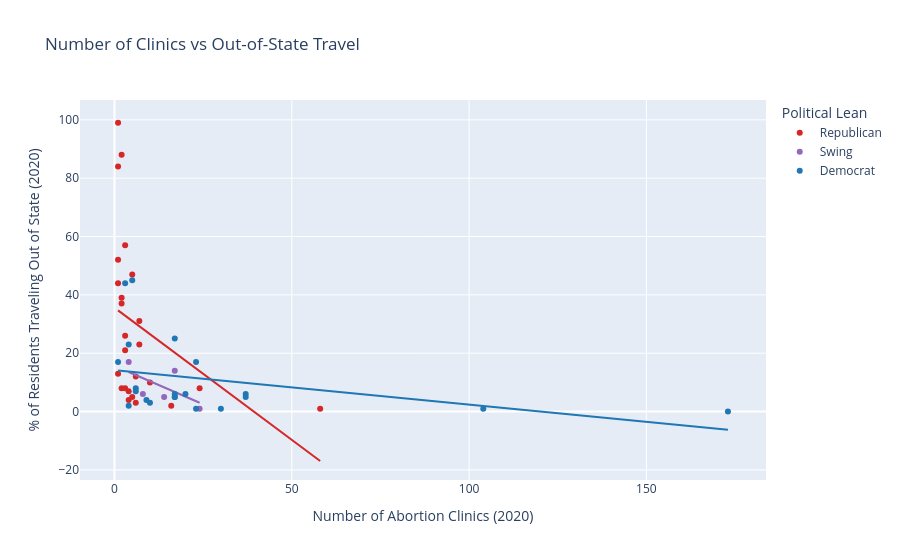

This figure's notebook cell:
### Code cell
col_x = "No. of abortion clinics, 2020"
col_y = "% of residents obtaining abortions who traveled out of state for care, 2020"

fig = px.scatter(
    df,
    x=col_x,
    y=col_y,
    color="political_lean",
    color_discrete_map=color_map,
    trendline="ols",
    hover_name="U.S. State",
    title="Number of Clinics vs Out-of-State Travel",
    labels={
        col_x: "Number of Abortion Clinics (2020)",
        col_y: "% of Residents Traveling Out of State (2020)",
        "political_lean": "Political Lean"
    }
)

fig.show()

### Figure 1 — Plotly figure (JSON) as saved in the notebook; plotly's stock layout.template omitted (floating-point values rounded to 4 significant figures)
{"data": [{"hovertemplate": "<b>%{hovertext}</b><br><br>Political Lean=Republican<br>Number of Abortion Clinics (2020)=%{x}<br>% of Residents Traveling Out of State (2020)=%{y}<extra></extra>", "hovertext": ["Alabama", "Alaska", "Arkansas", "Florida", "Idaho", "Indiana", "Iowa", "Kansas", "Kentucky", "Louisiana", "Mississippi", "Missouri", "Montana", "Nebraska", "North Carolina", "North Dakota", "Ohio", "Oklahoma", "South Carolina", "South Dakota", "Tennessee", "Texas", "Utah", "West Virginia", "Wyoming"], "legendgroup": "Republican", "marker": {"color": "#d62728", "symbol": "circle"}, "mode": "markers", "name": "Republican", "orientation": "v", "showlegend": true, "type": "scatter", "x": [5, 4, 2, 58, 3, 7, 6, 4, 2, 3, 1, 1, 6, 3, 16, 1, 10, 5, 3, 1, 7, 24, 2, 1, 2], "xaxis": "x", "y": [47, 7, 37, 1, 26, 31, 12, 4, 39, 21, 44, 99, 3, 8, 2, 13, 10, 5, 57, 84, 23, 8, 8, 52, 88], "yaxis": "y"}, {"hovertemplate": "<b>OLS trendline</b><br>% of residents obtaining abortions who traveled out of state for care, 2020 = -0.905568 * No. of abortion clinics, 2020 + 35.5714<br>R<sup>2</sup>=0.139901<br><br>Political Lean=Republican<br>Number of Abortion Clinics (2020)=%{x}<br>% of Residents Traveling Out of State (2020)=%{y} <b>(trend)</b><extra></extra>", "legendgroup": "Republican", "marker": {"color": "#d62728", "symbol": "circle"}, "mode": "lines", "name": "Republican", "showlegend": false, "type": "scatter", "x": [1, 1, 1, 1, 1, 2, 2, 2, 2, 3, 3, 3, 3, 4, 4, 5, 5, 6, 6, 7, 7, 10, 16, 24, 58], "xaxis": "x", "y": [34.67, 34.67, 34.67, 34.67, 34.67, 33.76, 33.76, 33.76, 33.76, 32.85, 32.85, 32.85, 32.85, 31.95, 31.95, 31.04, 31.04, 30.14, 30.14, 29.23, 29.23, 26.52, 21.08, 13.84, -16.95], "yaxis": "y"}, {"hovertemplate": "<b>%{hovertext}</b><br><br>Political Lean=Swing<br>Number of Abortion Clinics (2020)=%{x}<br>% of Residents Traveling Out of State (2020)=%{y}<extra></extra>", "hovertext": ["Arizona", "Georgia", "Michigan", "Pennsylvania", "Wisconsin"], "legendgroup": "Swing", "marker": {"color": "#9467bd", "symbol": "circle"}, "mode": "markers", "name": "Swing", "orientation": "v", "showlegend": true, "type": "scatter", "x": [8, 14, 24, 17, 4], "xaxis": "x", "y": [6, 5, 1, 14, 17], "yaxis": "y"}, {"hovertemplate": "<b>OLS trendline</b><br>% of residents obtaining abortions who traveled out of state for care, 2020 = -0.527138 * No. of abortion clinics, 2020 + 15.6637<br>R<sup>2</sup>=0.381372<br><br>Political Lean=Swing<br>Number of Abortion Clinics (2020)=%{x}<br>% of Residents Traveling Out of State (2020)=%{y} <b>(trend)</b><extra></extra>", "legendgroup": "Swing", "marker": {"color": "#9467bd", "symbol": "circle"}, "mode": "lines", "name": "Swing", "showlegend": false, "type": "scatter", "x": [4, 8, 14, 17, 24], "xaxis": "x", "y": [13.56, 11.45, 8.284, 6.702, 3.012], "yaxis": "y"}, {"hovertemplate": "<b>%{hovertext}</b><br><br>Political Lean=Democrat<br>Number of Abortion Clinics (2020)=%{x}<br>% of Residents Traveling Out of State (2020)=%{y}<extra></extra>", "hovertext": ["California", "Colorado", "Connecticut", "Delaware", "District of Columbia", "Hawaii", "Illinois", "Maine", "Maryland", "Massachusetts", "Minnesota", "Nevada", "New Hampshire", "New Jersey", "New Mexico", "New York", "Oregon", "Rhode Island", "Vermont", "Virginia", "Washington"], "legendgroup": "Democrat", "marker": {"color": "#1f77b4", "symbol": "circle"}, "mode": "markers", "name": "Democrat", "orientation": "v", "showlegend": true, "type": "scatter", "x": [173, 23, 20, 3, 5, 4, 30, 17, 23, 17, 10, 9, 4, 37, 6, 104, 17, 1, 6, 17, 37], "xaxis": "x", "y": [0, 1, 6, 44, 45, 2, 1, 5, 17, 6, 3, 4, 23, 6, 8, 1, 5, 17, 7, 25, 5], "yaxis": "y"}, {"hovertemplate": "<b>OLS trendline</b><br>% of residents obtaining abortions who traveled out of state for care, 2020 = -0.117648 * No. of abortion clinics, 2020 + 14.1541<br>R<sup>2</sup>=0.128162<br><br>Political Lean=Democrat<br>Number of Abortion Clinics (2020)=%{x}<br>% of Residents Traveling Out of State (2020)=%{y} <b>(trend)</b><extra></extra>", "legendgroup": "Democrat", "marker": {"color": "#1f77b4", "symbol": "circle"}, "mode": "lines", "name": "Democrat", "showlegend": false, "type": "scatter", "x": [1, 3, 4, 4, 5, 6, 6, 9, 10, 17, 17, 17, 17, 20, 23, 23, 30, 37, 37, 104, 173], "xaxis": "x", "y": [14.04, 13.8, 13.68, 13.68, 13.57, 13.45, 13.45, 13.1, 12.98, 12.15, 12.15, 12.15, 12.15, 11.8, 11.45, 11.45, 10.62, 9.801, 9.801, 1.919, -6.199], "yaxis": "y"}], "layout": {"legend": {"title": {"text": "Political Lean"}, "tracegroupgap": 0}, "title": {"text": "Number of Clinics vs Out-of-State Travel"}, "xaxis": {"anchor": "y", "domain": [0, 1], "title": {"text": "Number of Abortion Clinics (2020)"}}, "yaxis": {"anchor": "x", "domain": [0, 1], "title": {"text": "% of Residents Traveling Out of State (2020)"}}}}
